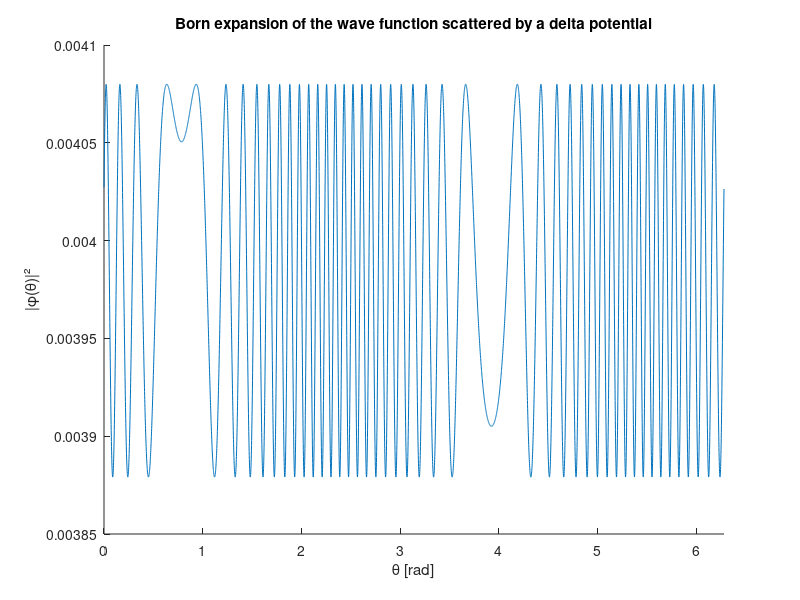

The MATLAB source for this figure:
clear; close; clc;

k = 10;
xn = [5];
yn = [5];
sn = [(1+1i)];

theta = 0:0.001:2*pi;
r = 1;
x = r*cos(theta);
y = r*sin(theta);

figure; hold on;
A = -1i/sqrt(8*pi*k);
res = A * exp(i*k*r)/sqrt(r);
for n = 1:size(xn)(2)
  res = res + A * exp(i*k*r)/sqrt(r) * A * sn(n) * exp(-1i*k*(cos(theta)*xn(n) + sin(theta)*yn(n)) + 1i*k*sqrt(xn(n)^2 + yn(n)^2)) / sqrt(xn(n)^2 + yn(n)^2);
endfor
plot(theta, abs(res).^2);
xlabel("\\theta [rad]", 'interpreter', 'tex')
ylabel("|\\phi(\\theta)|²", 'interpreter', 'tex')
%ylim([0, max(abs(res).^2)]);
xlim([0, 2*pi]);
title("Born expansion of the wave function scattered by a delta potential")